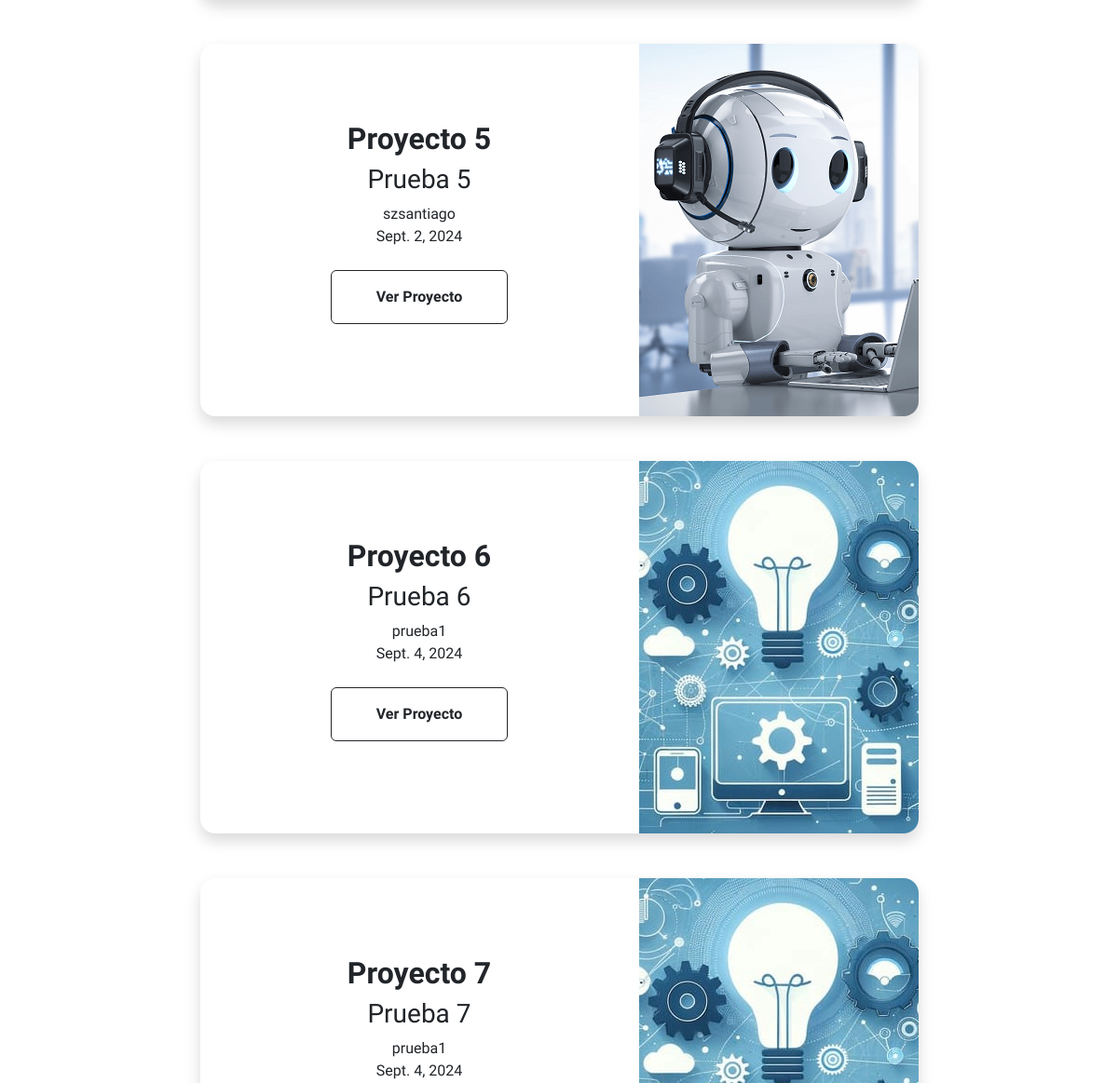
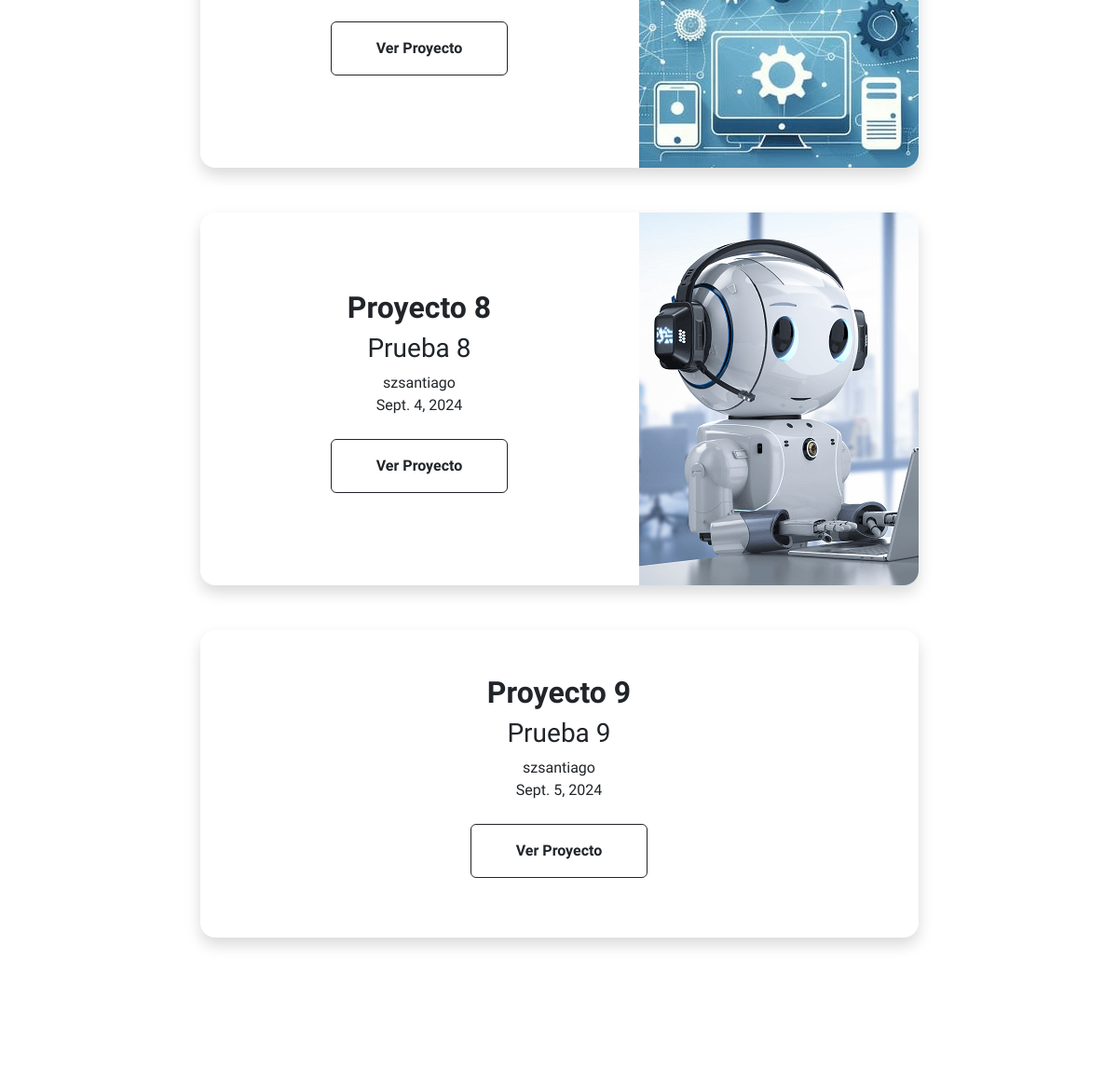
The page /proyectos/ (middle part) on the database as committed earlier (2 pictures, top to bottom).
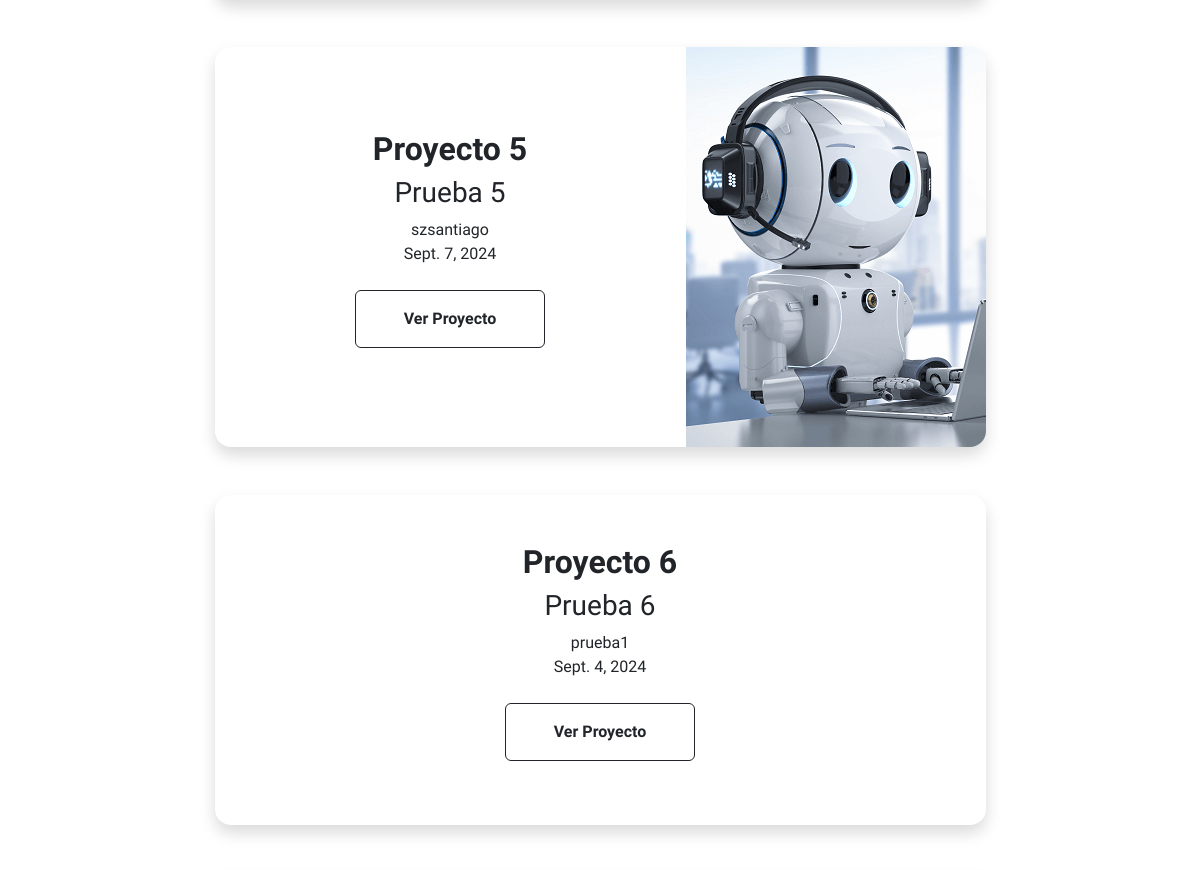
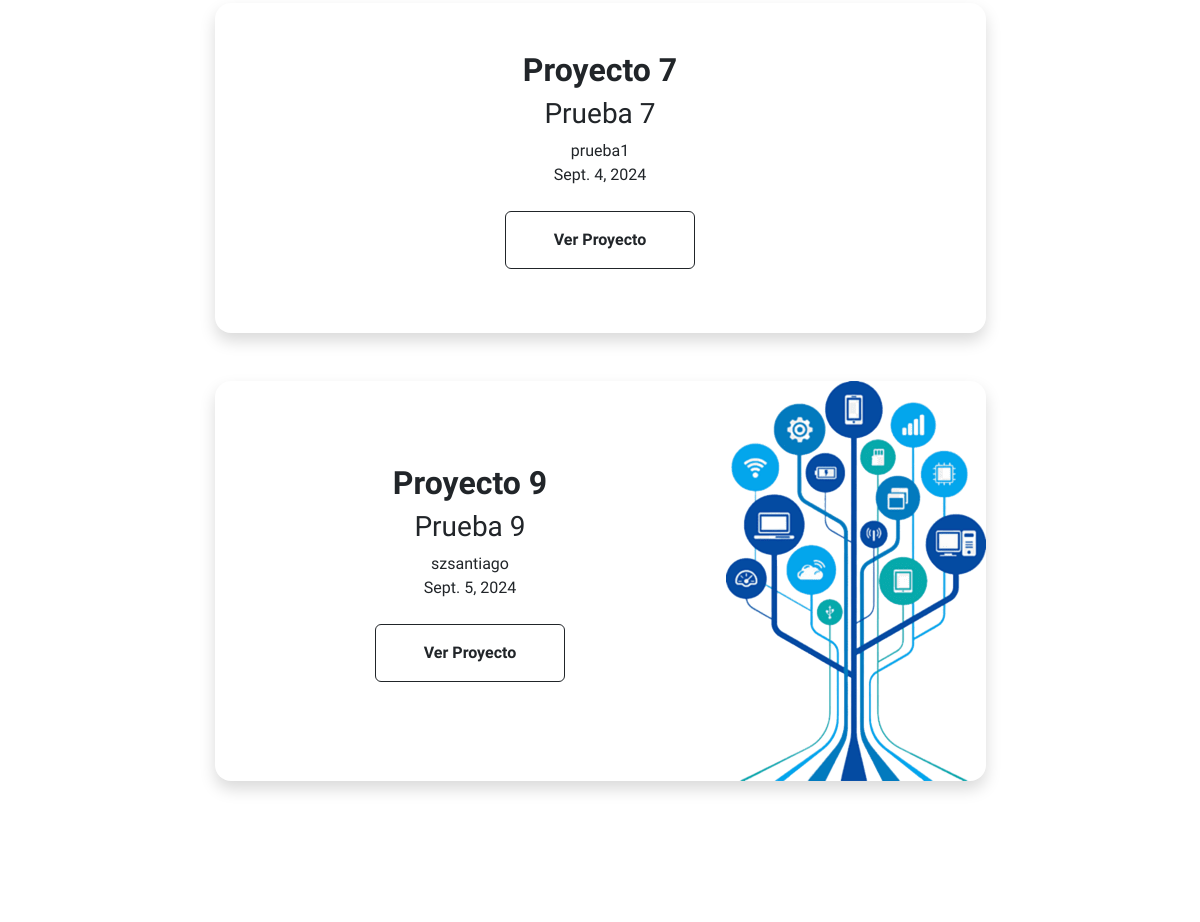
The same page on the database as committed later (2 pictures, top to bottom).
### AppPrincipal/models.py (models this page shows, shortened)
class Proyecto (models.Model):
    titulo = models.CharField(max_length=40)
    subtitulo = models.CharField(max_length=40)
    descripcion = models.CharField(max_length=2000)
    fecha = models.DateField()
    imagen = models.ForeignKey('ImagenProyecto', on_delete=models.SET_NULL, null=True, blank=True, related_name='proyectos')
    autor = models.ForeignKey(Usuario, on_delete=models.CASCADE)

class ImagenProyecto(models.Model):
    imagen = models.ImageField(upload_to='imagen', null=True, blank=True)

### AppPrincipal/views.py (the view)
# urls.py: path('proyectos/', views.ProyectoListView.as_view(), name='proyectos'),
class ProyectoListView(ListView):
    queryset = Proyecto.objects.all()  # Definiendo el QuerySet directamente
    context_object_name = "proyectos"
    template_name = "appprincipal/proyectos.html"

### AppPrincipal/templates/appprincipal/proyectos.html (shortened to what this page needs)
{% extends "appprincipal/index.html" %}
{% load static %}
    {% block contenidoQueCambia %}
    <section class="py-5">
        <div class="container px-5 mb-5">
            {%if proyectos%}
            <div class="row gx-5 justify-content-center">
                <div class="col-lg-11 col-xl-9 col-xxl-8">
                    {% for proyecto in proyectos %}
                    <div class="card overflow-hidden shadow rounded-4 border-0 mb-5">
                        <div class="card-body p-0">
                            <div class="d-flex align-items-center justify-content-center">
                                <div class="p-5 text-center" style="width: 100%;">
                                    <h2 class="fw-bolder">{{proyecto.titulo}}</h2>
                                    <h3>{{proyecto.subtitulo}}</h3>
                                    <p>
                                        {{proyecto.autor}}<br>
                                        {{proyecto.fecha}}<br><br>
                                    <a class="btn btn-outline-dark btn-m px-5 py-3 fs-6 fw-bolder"
                                        href="{%url 'detalleProyecto' proyecto.id%}">Ver Proyecto</a>
                                    </p>
                                </div>
                                <img class="img-fluid" src="{{proyecto.imagen.imagen.url}}" alt="">
                            </div>
                        </div>
                    </div>
                    {%endfor%}
                </div>
            </div>
            {%else%}
            <div class="text-center mb-5">
                <h1 class="display-5 fw-bolder mb-0"><span class="text-gradient d-inline">No hay proyectos</span></h1>
            </div>
            {%endif%}
        </div>
    </section>
    {% endblock %}

Rows that differ between the two databases and show on the page:
removed Proyecto: titulo "Proyecto 8", subtitulo "Prueba 8", autor "szsantiago", fecha "Sept. 4, 2024", imagen.imagen (picture)
changed Proyecto "Proyecto 5": fecha "Sept. 2, 2024" → "Sept. 7, 2024"
changed Proyecto "Proyecto 6": imagen.imagen: picture removed
changed Proyecto "Proyecto 7": imagen.imagen: picture removed
changed Proyecto "Proyecto 9": imagen.imagen: picture added
